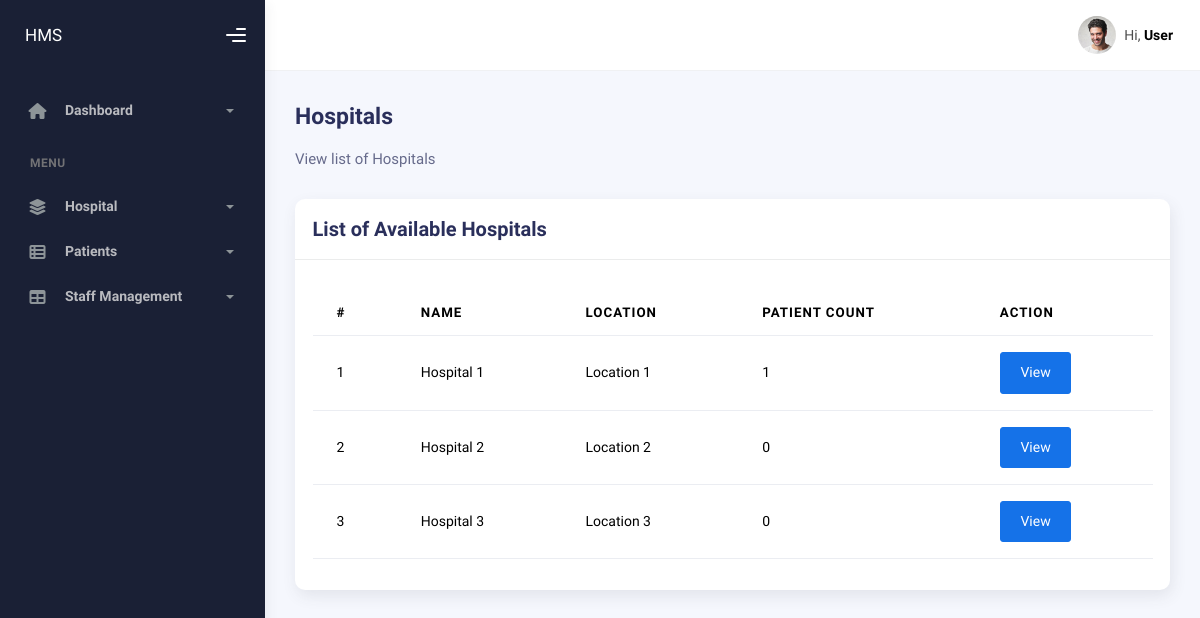
Page /hospital/ (signed in) on the committed database.
### hospital/models.py (models this page shows, shortened)
class Hospital(models.Model):
    name = models.CharField(max_length=255)
    location = models.CharField(max_length=255)
    capacity = models.IntegerField()
    created_at = models.DateTimeField(auto_now_add=True)
    updated_at = models.DateTimeField(auto_now=True)

### hospital/views.py (the view)
# urls.py: path("", views.hospital_page, name="hospital"),
@login_required
def hospital_page(request):
    hospitals = Hospital.objects.all()
    context = {}
    context["hospitals"] = hospitals
    return render(request, "hospital/hospital.html", context)

### hospital/templates/hospital/hospital.html (shortened to what this page needs)
{% extends "layout/base.html" %}
{% block heading %}Hospitals{% endblock heading %}
{% block mute_heading %}View list of Hospitals{% endblock mute_heading %}
{% block content %}
<div class="row">
    <div class="col-12">
        <div class="card">
            <div class="card-header">
                <div class="card-title">List of Available Hospitals</div>
            </div>
            <div class="card-body">
                <table class="table mt-3">
                    <thead>
                        <tr>
                            <th scope="col">#</th>
                            <th scope="col">Name</th>
                            <th scope="col">Location</th>
                            <th scope="col">Patient Count</th>
                            <th scope="col">Action</th>
                        </tr>
                    </thead>
                    <tbody>
                    {% for hospital in hospitals %}
                        <tr>
                            <td>{{ forloop.counter }}</td>
                            <td>{{ hospital.name }}</td>
                            <td>{{ hospital.location }}</td>
                            <td>{{ hospital.patients.count }}</td>
                            <td>
                                <a class="btn btn-primary" href="#!">View</a>
                            </td>
                        </tr>
                    {% endfor %}
                    </tbody>
                </table>
            </div>
        </div>
    </div>
</div>
{% endblock content %}

### templates/section/header.html (shortened to what this page needs)
<div class="main-header">
    <nav class="navbar navbar-header navbar-header-transparent navbar-expand-lg border-bottom">
        <div class="container-fluid">
            <ul class="navbar-nav topbar-nav ms-md-auto align-items-center">
                <li class="nav-item topbar-user dropdown hidden-caret">
                    <a class="dropdown-toggle profile-pic" data-bs-toggle="dropdown" href="#" aria-expanded="false">
                        <div class="avatar-sm">
                            <img src="assets/img/profile.jpg" alt="..." class="avatar-img rounded-circle" />
                        </div>
                        <span class="profile-username">
                            <span class="op-7">Hi,</span>
                            <span class="fw-bold">{{ user.first_name }}</span>
                        </span>
                    </a>
                </li>
            </ul>
        </div>
    </nav>
</div>

### rows in the picture
Hospital: name "Hospital 1", location "Location 1", patients.count "1"
Hospital: name "Hospital 2", location "Location 2", patients.count "0"
Hospital: name "Hospital 3", location "Location 3", patients.count "0"

### other values in the picture
{{ user.first_name }} "User"
